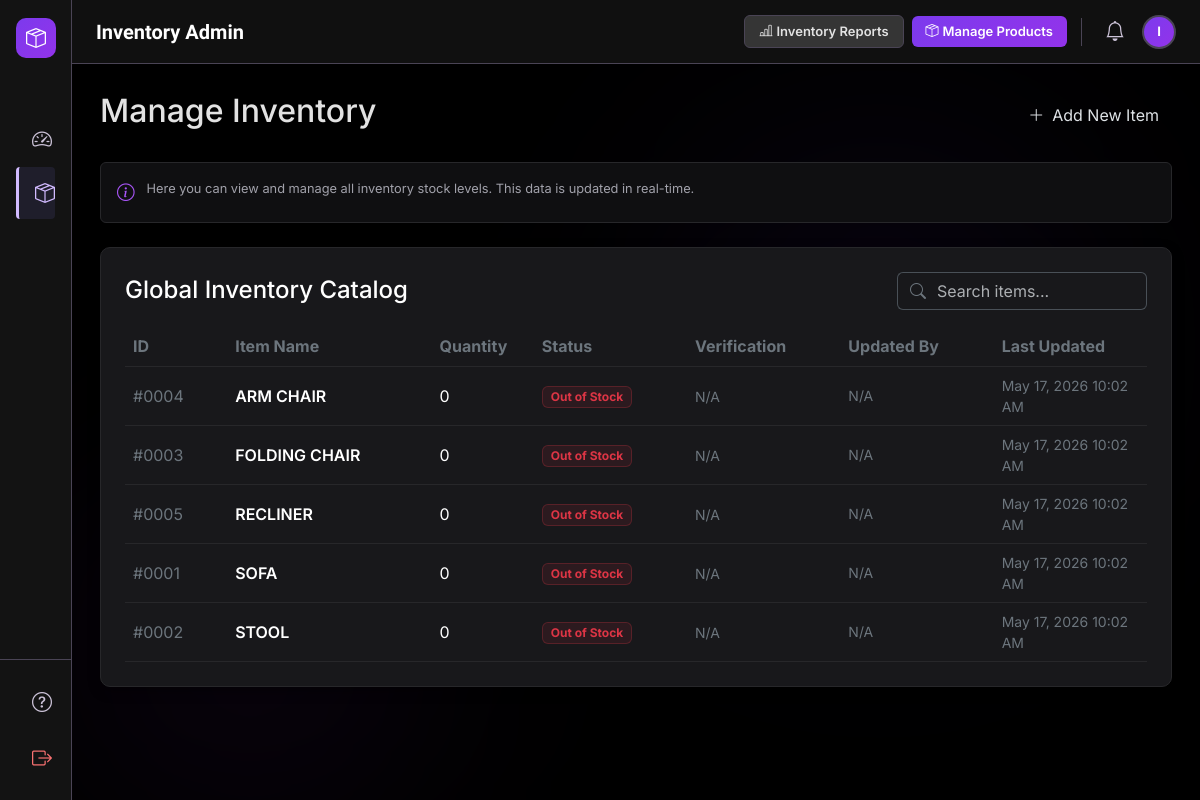
/public/admin/inventoryAdmin/inventory.php (signed in), run on an earlier commit of the app's database.
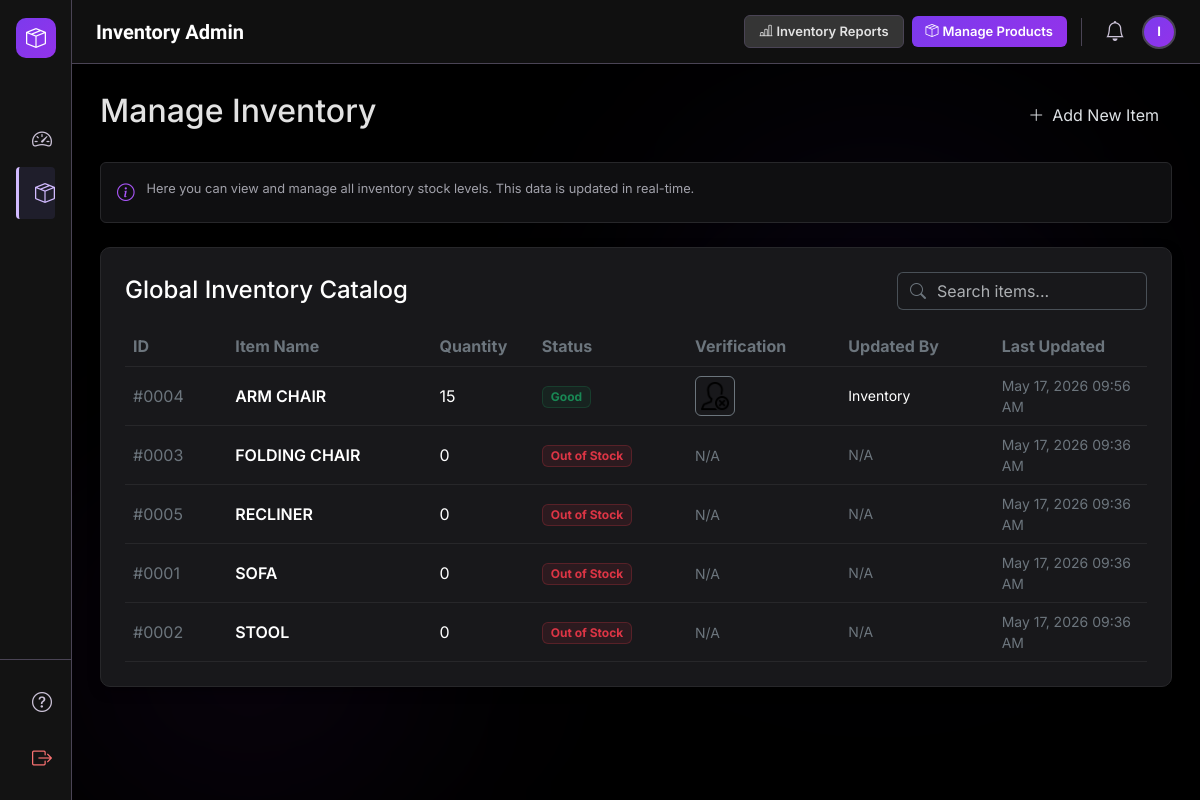
And on a later commit of the database.
### tables this page shows
CREATE TABLE `inventory` (
  `id` int(11) NOT NULL,
  `name` varchar(100) NOT NULL,
  `quantity` int(11) DEFAULT 0,
  `updated_at` timestamp NOT NULL DEFAULT current_timestamp() ON UPDATE current_timestamp(),
  `status` varchar(20) GENERATED ALWAYS AS (case when `quantity` = 0 then 'Out of Stock' when `quantity` < 15 then 'Low' else 'Good' end) STORED,
  `last_verification_image` varchar(255) DEFAULT NULL,
  `updated_by` varchar(100) DEFAULT NULL
);

### public/admin/inventoryAdmin/inventory.php (the view, shortened to what this page needs)
<?php
require_once '../../../config/db.php';
$inv_stmt = $pdo->prepare("SELECT id, name, quantity, status, last_verification_image, updated_by, updated_at FROM inventory ORDER BY name ASC");
$inv_stmt->execute();
$inventory_items = $inv_stmt->fetchAll(PDO::FETCH_ASSOC);
require_once '../../../includes/inventoryAdminHeader.php';
?>
<div class="dashboard">
    <div class="d-flex justify-content-between align-items-center mb-4">
        <h2>Manage Inventory</h2>
        <button class="btn btn-primary-purple d-flex align-items-center gap-2">
            <i class="bi bi-plus-lg"></i> Add New Item
        </button>
    </div>
    <div class="info-box mb-4">
        <i class="bi bi-info-circle"></i>
        <span>Here you can view and manage all inventory stock levels. This data is updated in real-time.</span>
    </div>
    <div class="card p-4 mt-4">
        <div class="d-flex justify-content-between align-items-center mb-3">
            <h4 class="text-white mb-0">Global Inventory Catalog</h4>
            <div class="input-group" style="width: 250px;">
                <span class="input-group-text bg-transparent border-end-0 border-outline-variant text-secondary"><i class="bi bi-search"></i></span>
                <input type="text" class="form-control border-start-0 border-outline-variant bg-transparent text-white shadow-none ps-0" placeholder="Search items...">
            </div>
        </div>
        <div class="table-responsive">
            <table class="table table-dark table-hover mb-0">
                <thead>
                    <tr>
                        <th class="text-secondary" style="width: 10%;">ID</th>
                        <th class="text-secondary" style="width: 20%;">Item Name</th>
                        <th class="text-secondary" style="width: 10%;">Quantity</th>
                        <th class="text-secondary" style="width: 15%;">Status</th>
                        <th class="text-secondary" style="width: 15%;">Verification</th>
                        <th class="text-secondary" style="width: 15%;">Updated By</th>
                        <th class="text-secondary" style="width: 15%;">Last Updated</th>
                    </tr>
                </thead>
                <tbody>
                    <?php if (count($inventory_items) > 0): ?>
                        <?php foreach ($inventory_items as $item): ?>
                            <tr>
                                <td class="align-middle text-secondary">#<?php echo str_pad($item['id'], 4, '0', STR_PAD_LEFT); ?></td>
                                <td class="align-middle fw-semibold text-white"><?php echo htmlspecialchars($item['name']); ?></td>
                                <td class="align-middle">
                                    <span class="text-white"><?php echo (int)$item['quantity']; ?></span>
                                </td>
                                <td class="align-middle">
                                    <?php if ($item['status'] === 'Out of Stock'): ?>
                                        <span class="badge bg-danger bg-opacity-10 text-danger border border-danger border-opacity-25 px-2 py-1">Out of Stock</span>
                                    <?php elseif ($item['status'] === 'Low'): ?>
                                        <span class="badge bg-warning bg-opacity-10 text-warning border border-warning border-opacity-25 px-2 py-1">Low</span>
                                    <?php else: ?>
                                        <span class="badge bg-success bg-opacity-10 text-success border border-success border-opacity-25 px-2 py-1">Good</span>
                                    <?php endif; ?>
                                </td>
                                <td class="align-middle">
                                    <?php if ($item['last_verification_image']): ?>
                                        <a href="../../uploads/inventory/<?php echo htmlspecialchars($item['last_verification_image']); ?>" target="_blank">
                                            <img src="../../uploads/inventory/<?php echo htmlspecialchars($item['last_verification_image']); ?>" alt="Verification" class="img-thumbnail border-secondary bg-transparent" style="max-height: 40px; max-width: 60px; object-fit: cover;">
                                        </a>
                                    <?php else: ?>
                                        <span class="text-secondary small">N/A</span>
                                    <?php endif; ?>
                                </td>
                                <td class="align-middle text-white small">
                                    <?php echo $item['updated_by'] ? htmlspecialchars($item['updated_by']) : '<span class="text-secondary">N/A</span>'; ?>
                                </td>
                                <td class="align-middle text-secondary small">
                                    <?php echo date('M d, Y h:i A', strtotime($item['updated_at'])); ?>
                                </td>
                            </tr>
                        <?php endforeach; ?>
                    <?php else: ?>
                        <tr>
                            <td colspan="7" class="text-center text-secondary py-4">No items found in inventory.</td>
                        </tr>
                    <?php endif; ?>
                </tbody>
            </table>
        </div>
    </div>
</div>
<?php
require_once '../../../includes/inventoryAdminFooter.php';
?>

### includes/inventoryAdminHeader.php (shortened to what this page needs)
<?php
$current_page = basename($_SERVER['PHP_SELF']);
?>
<!DOCTYPE html>
<html lang="en" data-bs-theme="dark">
<head>
    <link href="https://cdn.jsdelivr.net/npm/bootstrap@5.3.3/dist/css/bootstrap.min.css" rel="stylesheet">
    <link rel="stylesheet" href="https://cdn.jsdelivr.net/npm/bootstrap-icons@1.11.3/font/bootstrap-icons.min.css">
</head>
<body>
<?php if (isset($_SESSION['user_id'])): ?>
    <div class="bg-aura">
    </div>
    <aside class="app-sidebar" id="appSidebar">
        <div class="sidebar-brand">
            <div class="sidebar-brand-icon">
                <i class="bi bi-box-seam text-white fs-5"></i>
            </div>
        </div>
        <nav class="flex-grow-1 d-flex flex-column px-3 py-2" style="gap:2px; overflow-y:auto;">
            <a href="inventoryAdmin.php" class="sidebar-link <?php echo $current_page == 'inventoryAdmin.php' ? 'active' : ''; ?>">
                <i class="bi bi-speedometer2 fs-5"></i>
            </a>
            <a href="inventory.php" class="sidebar-link <?php echo $current_page == 'inventory.php' ? 'active' : ''; ?>">
                <i class="bi bi-box-seam fs-5"></i>
            </a>
        </nav>
        <div class="d-flex flex-column px-3 py-3 gap-1" style="border-top:1px solid var(--outline-variant)">
            <a href="#" class="sidebar-link">
                <i class="bi bi-question-circle fs-5"></i>
            </a>
            <a href="/VENTO-corp/public/logout.php" class="sidebar-link" style="color:#f87171">
                <i class="bi bi-box-arrow-right fs-5"></i>
            </a>
        </div>
    </aside>
    <header class="app-topbar">
        <div class="d-flex align-items-center gap-3">
            <h1 class="font-headline-sm text-white mb-0 d-none d-lg-block">Inventory Admin</h1>
        </div>
        <div class="d-flex align-items-center gap-2">
            <div class="d-flex align-items-center gap-2 topbar-actions">
                <button class="btn-topbar-outline">
                    <i class="bi bi-bar-chart-line me-1"></i>Inventory Reports
                </button>
                <button class="btn-topbar-primary">
                    <i class="bi bi-box-seam me-1"></i>Manage Products
                </button>
            </div>
            <button class="icon-btn d-none d-md-flex">
                <i class="bi bi-bell fs-5"></i>
            </button>
            <div class="user-avatar" title="<?php echo htmlspecialchars($_SESSION['first_name'] . ' ' . ($_SESSION['last_name'] ?? '')); ?>">
                <?php
                    $initials = strtoupper(substr($_SESSION['first_name'] ?? 'U', 0, 1));
                    echo $initials;
                ?>
            </div>
        </div>
    </header>
    <main class="app-main position-relative" style="z-index:10;">
        <div style="max-width:1400px;margin:0 auto;">
<?php else: ?>
    <main class="container-fluid flex-grow-1 p-4">
<?php endif; ?>

### includes/inventoryAdminFooter.php (shortened to what this page needs)
<?php if (isset($_SESSION['user_id'])): ?>
        </div>
    </main>
<?php else: ?>
    </main>
<?php endif; ?>
</body>
</html>

### includes/inventoryAdminHeader.php (style rules this page uses)
:root { --surface-dim: #131313; --surface-container-highest: #353535; --surface-container-low: #1b1b1b; --surface-container: #1f1f1f; --primary: #d2bbff; --primary-container: #7c3aed; --secondary: #c4c1fb; --secondary-container: #444173; --outline-variant: #4a4455; --on-surface: #e2e2e2; --on-surface-variant: #ccc3d8; }
body { font-family: 'Inter', sans-serif; background-color: #000000; color: var(--on-surface); overflow: hidden; }
.font-headline-sm { font-family: 'Geist', sans-serif; font-size: 20px; font-weight: 600; }
.app-sidebar { position: fixed; left: 0; top: 0; height: 100vh; z-index: 1050; background-color: var(--surface-dim); border-right: 1px solid var(--outline-variant); width: 72px; transition: width 0.3s ease; overflow: hidden; display: flex; flex-direction: column; }
.sidebar-brand { display: flex; align-items: center; gap: 14px; padding: 18px 16px; overflow: hidden; white-space: nowrap; min-height: 64px; }
.sidebar-brand-icon { min-width: 40px; height: 40px; display: flex; align-items: center; justify-content: center; border-radius: 10px; background: linear-gradient(135deg, #7c3aed, #9333ea); }
.sidebar-link { display: flex; align-items: center; gap: 16px; padding: 11px 16px; color: var(--on-surface-variant); text-decoration: none; border-radius: 4px; transition: all 0.2s; white-space: nowrap; }
.sidebar-link.active { border-left: 3px solid var(--primary); background-color: rgba(68, 65, 115, 0.25); color: var(--primary); }
.app-topbar { position: fixed; top: 0; right: 0; left: 72px; height: 64px; z-index: 1040; display: flex; justify-content: space-between; align-items: center; padding: 0 24px; background-color: rgba(19, 19, 19, 0.85); backdrop-filter: blur(14px); border-bottom: 1px solid var(--outline-variant); transition: left 0.3s ease; }
.icon-btn { width: 38px; height: 38px; display: flex; align-items: center; justify-content: center; border-radius: 50%; color: var(--on-surface-variant); background: transparent; border: none; transition: background 0.2s; cursor: pointer; }
.btn-topbar-outline { background-color: var(--surface-container-highest); border: 1px solid var(--outline-variant); color: var(--on-surface); font-size: 13px; font-weight: 600; padding: 6px 14px; border-radius: 6px; cursor: pointer; transition: background 0.2s, color 0.2s; white-space: nowrap; }
.btn-topbar-primary { background: linear-gradient(135deg, #7c3aed, #9333ea); border: none; color: #fff; font-size: 13px; font-weight: 600; padding: 6px 14px; border-radius: 6px; cursor: pointer; transition: opacity 0.2s; white-space: nowrap; }
.user-avatar { width: 34px; height: 34px; border-radius: 50%; background: linear-gradient(135deg, #7c3aed, #9333ea); display: flex; align-items: center; justify-content: center; font-size: 13px; font-weight: 700; color: #fff; border: 2px solid var(--outline-variant); cursor: pointer; flex-shrink: 0; }
.app-main { margin-left: 72px; margin-top: 64px; padding: 28px; height: calc(100vh - 64px); overflow-y: auto; overflow-x: hidden; transition: margin-left 0.3s ease; }
.card, .stat-card { background-color: #18181b !important; border: 1px solid #27272a !important; border-radius: 10px; box-shadow: 0 4px 12px rgba(0,0,0,0.4); }
.table { color: var(--on-surface); }
.table-dark { --bs-table-bg: #18181b; --bs-table-border-color: #27272a; }
.info-box { background-color: #0f0f11; border: 1px solid #27272a; border-radius: 6px; padding: 1rem; display: flex; gap: 0.75rem; font-size: 0.8rem; color: #a1a1aa; align-items: flex-start; margin-bottom: 1.5rem; }
.info-box i { color: #a855f7; font-size: 1.1rem; }
.bg-aura { position: fixed; top: 0; left: 0; width: 100vw; height: 100vh; pointer-events: none; z-index: 0; }

What changed in the data, as far as the page shows it:
changed inventory "ARM CHAIR": quantity "0" → "15"; last_verification_image: picture added; updated_by (not shown) → "Inventory"; updated_at "May 17, 2026 10:02 AM" → "May 17, 2026 09:56 AM"; status "Out of Stock" → "Good"; no longer shows "N/A"
changed inventory "FOLDING CHAIR": updated_at "May 17, 2026 10:02 AM" → "May 17, 2026 09:36 AM"
changed inventory "RECLINER": updated_at "May 17, 2026 10:02 AM" → "May 17, 2026 09:36 AM"
changed inventory "SOFA": updated_at "May 17, 2026 10:02 AM" → "May 17, 2026 09:36 AM"
changed inventory "STOOL": updated_at "May 17, 2026 10:02 AM" → "May 17, 2026 09:36 AM"
